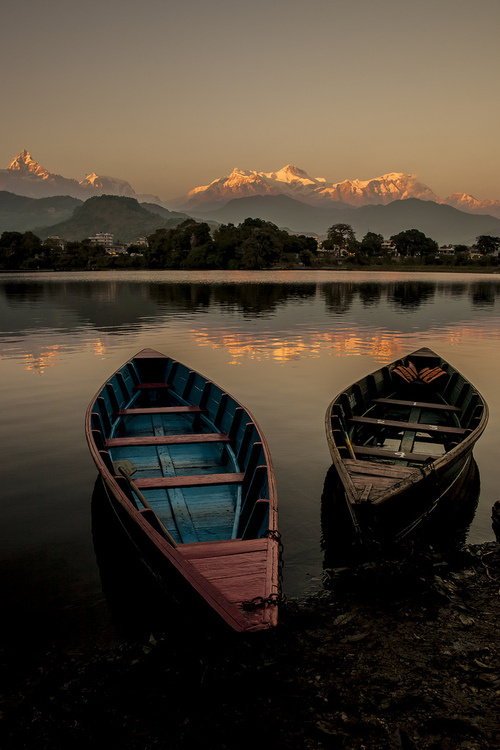
//> input picture 05图像轮廓与图像分割/1.jpg, 500 x 750 px
$ ./02轮廓特征   (built with g++ and OpenCV 4)
//> lines starting //> are read from the running program, lines starting //| are printed output that depends on the picture; after the words box and inside, x2 and y2 are one past the last pixel; in counts of white or black regions, pixels touching at a corner belong together
#include<iostream>
#include<opencv2/opencv.hpp>
using namespace std;
using namespace cv;
int main()
{
	Mat src, dst;

	//01灰度化
	src = imread("1.jpg",0);
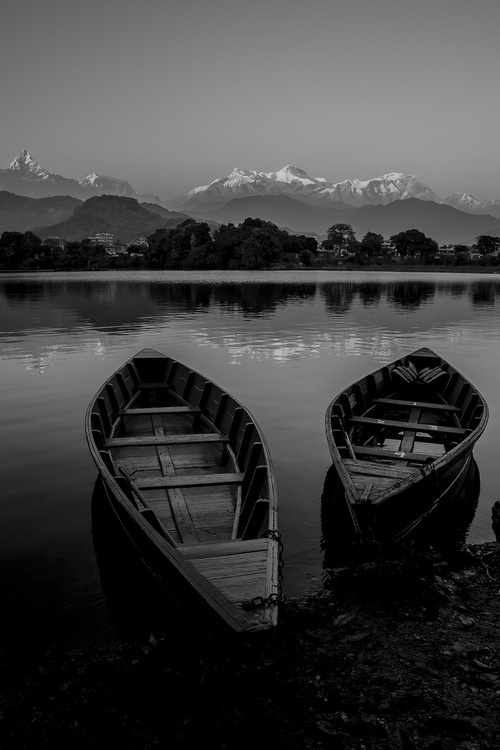
//> src: 750 rows x 500 cols, CV_8UC1; min 0, max 209, mean 64.1
	imshow("src",src);

	//02滤波
	blur(src, dst, Size(3, 3));
	//GaussianBlur(src, dst, Size(3, 3), 0);
	//dst = src.clone();
	imshow("dst1", dst);

	//03二值化


	Canny(dst, dst, 100, 200, 3);
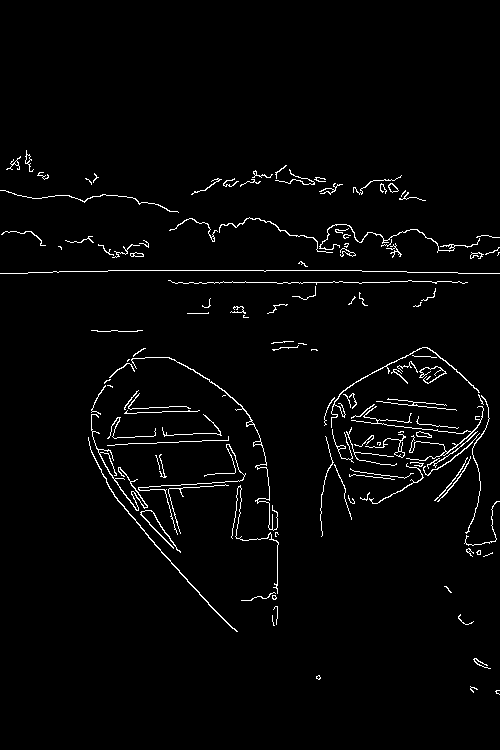
//> dst: 750 rows x 500 cols, CV_8UC1; 2.4% white in thin lines or dots, all inside (x1, y1, x2, y2) = (0, 150, 500, 695)
	imshow("dst2", dst);

	//04查找轮廓
	vector<vector<Point>> contours;
	vector<Vec4i> hierarchy;
	findContours(dst, contours,hierarchy, RETR_TREE, CHAIN_APPROX_SIMPLE, Point(0, 0));
//> contours = 149 contours, 117 with area under 20; largest, box (x1, y1, x2, y2) and area: (88, 437, 238, 632) 140, (131, 357, 278, 531) 121, (91, 414, 148, 511) 98, (331, 347, 480, 428) 96, (319, 224, 480, 253) 78

	//05计算矩
	vector<Moments> mu(contours.size());
//> mu = 149 items
	for (int i = 0; i < contours.size(); i++)
	{
		mu[i] = moments(contours[i], false);
	}
//> this loop made 149 passes

	//06计算中心矩
	vector<Point2f> mc(contours.size());
	for (int i = 0; i < contours.size(); i++)
	{
		mc[i] = Point2f(static_cast<float>(mu[i].m10 / mu[i].m00), static_cast<float>(mu[i].m01 / mu[i].m00));
	}
//> after the loop, mc = 149 Points (x, y), first 12: [496, 691.2], [472.9, 689.2], [318, 677.1], [318, 677], [477.8, 661.5], [273.3, 624.7], [461.5, 619], [276.7, 606.3], [273.8, 597], [273.8, 596.8], [261.9, 596.7], [448, 589]

	//07绘制轮廓
	Mat drawing=Mat::zeros(dst.size(),CV_8UC3);
	RNG rng(12345);
	for (int i = 0; i < contours.size(); i++)
	{
		Scalar color = Scalar(rng.uniform(0, 255), rng.uniform(0, 255), rng.uniform(0, 255));
		drawContours(drawing, contours, i, color,2,8,hierarchy,0,Point());
		circle(drawing, mc[i], 4, color, -1, 8, 0);
	}
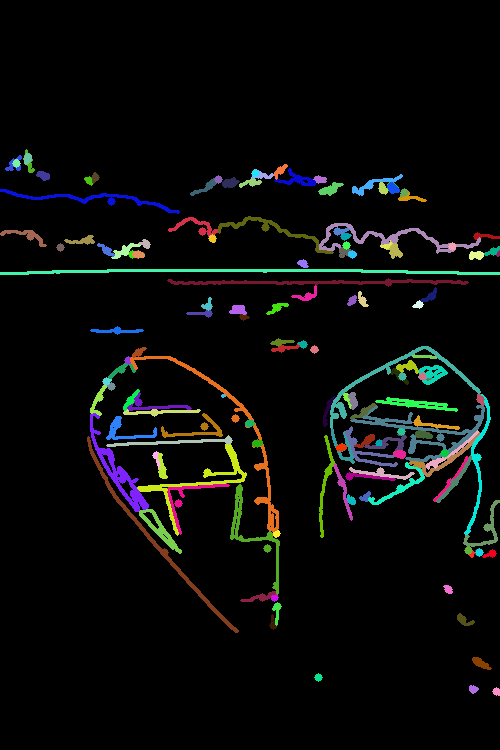
//> drawing: 750 rows x 500 cols, CV_8UC3; mean B, G, R 9.7, 10.7, 9.6
	imshow("dst", drawing);

	//08计算面积和长度
	for (int i = 0; i < contours.size(); i++)
	{
		cout << "m00：" << mu[i].m00 << endl;
		cout << "面积：" << contourArea(contours[i], false) << endl;
		cout << "长度:" << arcLength(contours[i], true);
		cout << endl<<endl;
	}
	waitKey(0);

	return 0;
}

$ run again, with 05图像轮廓与图像分割/2.jpg copied over 05图像轮廓与图像分割/1.jpg
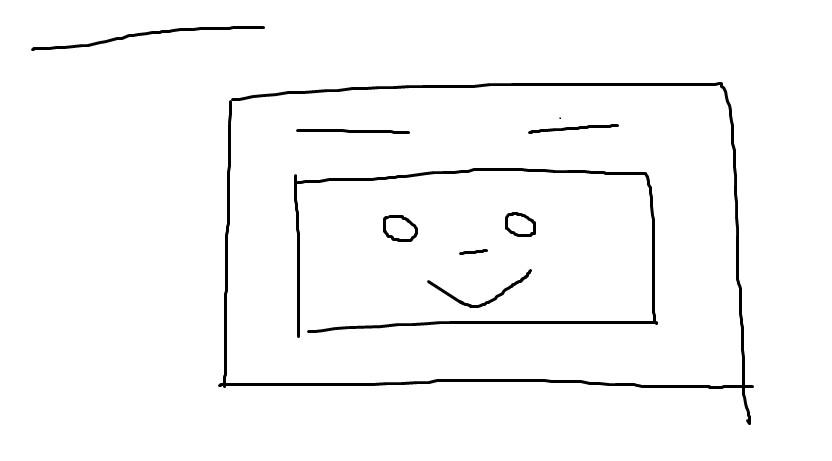
//> input picture 05图像轮廓与图像分割/2.jpg, 832 x 461 px
//> src is the input picture: 461 rows x 832 cols, CV_8UC1; min 0, max 255, mean 248.1
//> `Canny(dst, dst, 100, 200, 3);`:
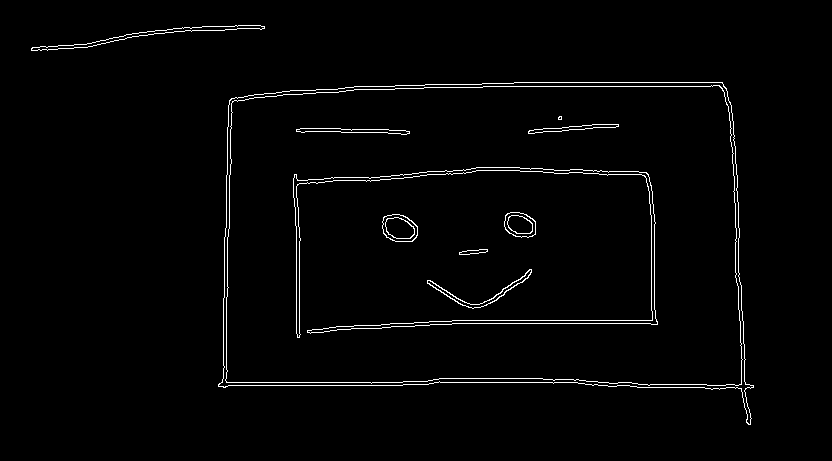
//> dst: 461 rows x 832 cols, CV_8UC1; 1.8% white in thin lines or dots, all inside (x1, y1, x2, y2) = (31, 25, 754, 425)
//> contours = 26 contours, 2 with area under 20; largest, box (x1, y1, x2, y2) and area: (218, 82, 754, 425) 153645, (218, 82, 754, 425) 153627, (225, 85, 743, 386) 148341, (225, 85, 743, 386) 148334, (293, 167, 658, 338) 3052
//> mu = 26 items
//> the loop `for (int i = 0; i < contours.size(); i++)` made 26 passes
//> after the loop `for (int i = 0; i < contours.size(); i++)`:
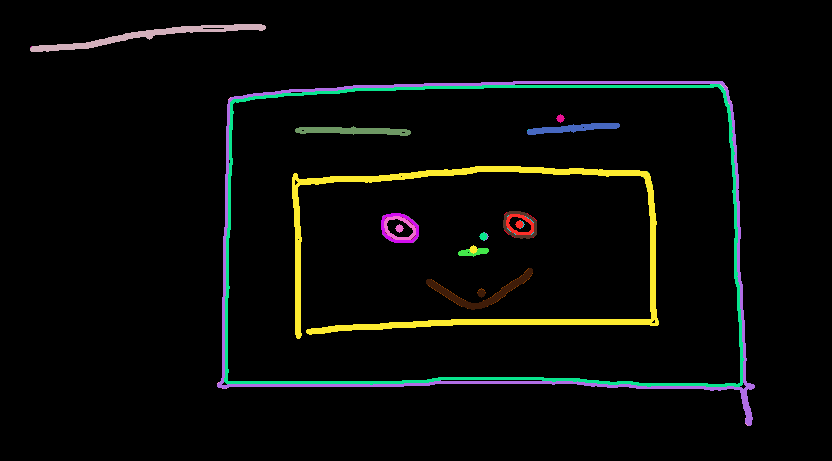
//> drawing: 461 rows x 832 cols, CV_8UC3; mean B, G, R 7.4, 9.8, 8.6

$ run again, with 05图像轮廓与图像分割/3.jpg copied over 05图像轮廓与图像分割/1.jpg
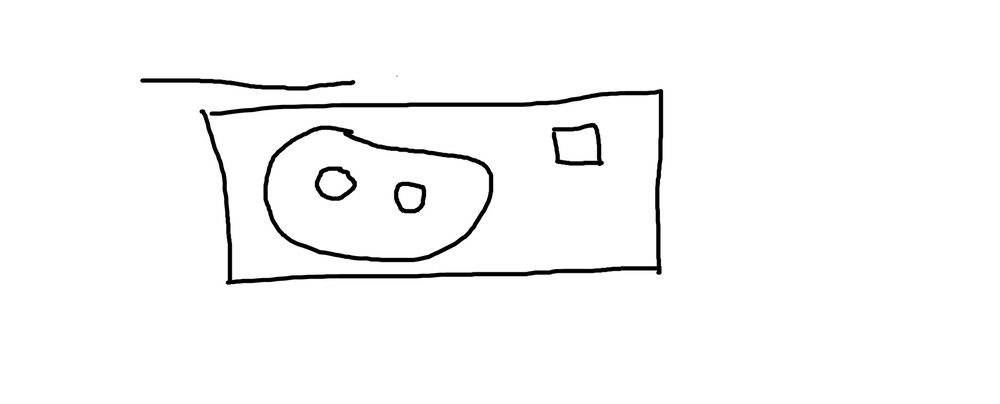
//> input picture 05图像轮廓与图像分割/3.jpg, 1000 x 404 px, shrunk from 1907 x 770 before the run
//> src is the input picture: 404 rows x 1000 cols, CV_8UC1; min 0, max 255, mean 248.6
//> `Canny(dst, dst, 100, 200, 3);`:
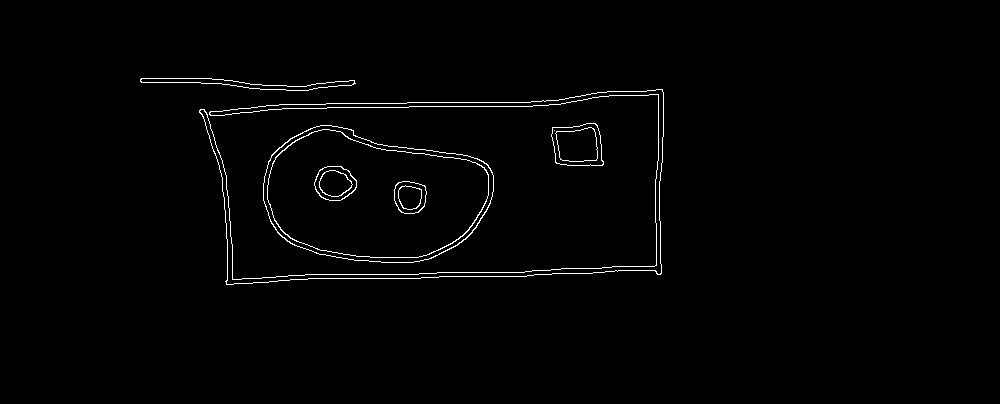
//> dst: 404 rows x 1000 cols, CV_8UC1; 1.2% white in thin lines or dots, all inside (x1, y1, x2, y2) = (140, 78, 664, 285)
//> contours = 21 contours, 1 with area under 20; largest, box (x1, y1, x2, y2) and area: (263, 125, 494, 263) 23826, (263, 125, 494, 263) 23717, (267, 129, 489, 258) 21291, (267, 129, 489, 258) 21185, (199, 89, 664, 285) 5214
//> mu = 21 items
//> the loop `for (int i = 0; i < contours.size(); i++)` made 21 passes
//> after the loop `for (int i = 0; i < contours.size(); i++)`:
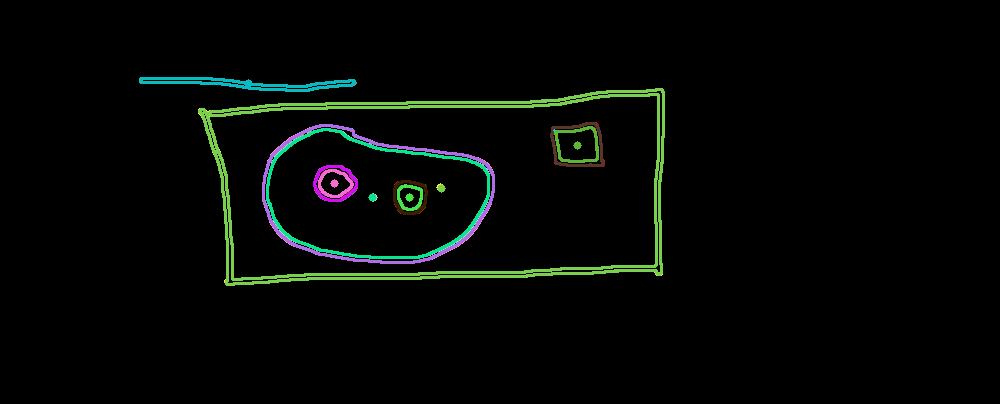
//> drawing: 404 rows x 1000 cols, CV_8UC3; mean B, G, R 4.7, 7, 4.2

$ run again, with 05图像轮廓与图像分割/4.jpg copied over 05图像轮廓与图像分割/1.jpg
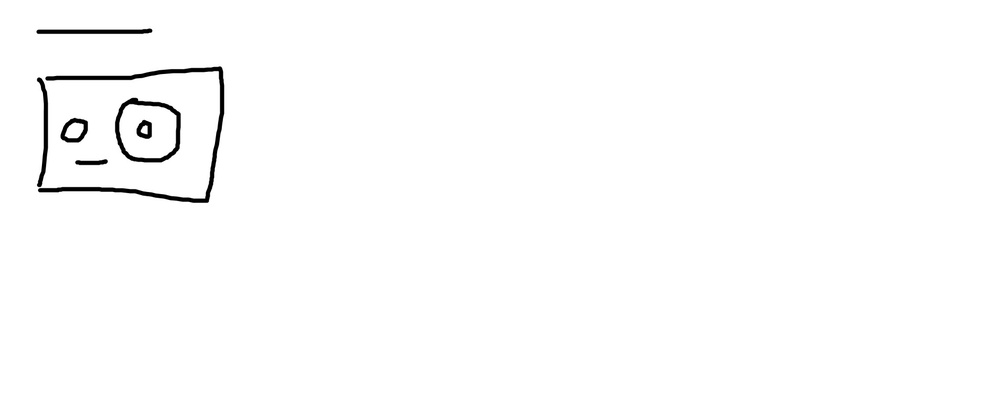
//> input picture 05图像轮廓与图像分割/4.jpg, 1000 x 404 px, shrunk from 1907 x 770 before the run
//> src is the input picture: 404 rows x 1000 cols, CV_8UC1; min 0, max 255, mean 252.2
//> `Canny(dst, dst, 100, 200, 3);`:
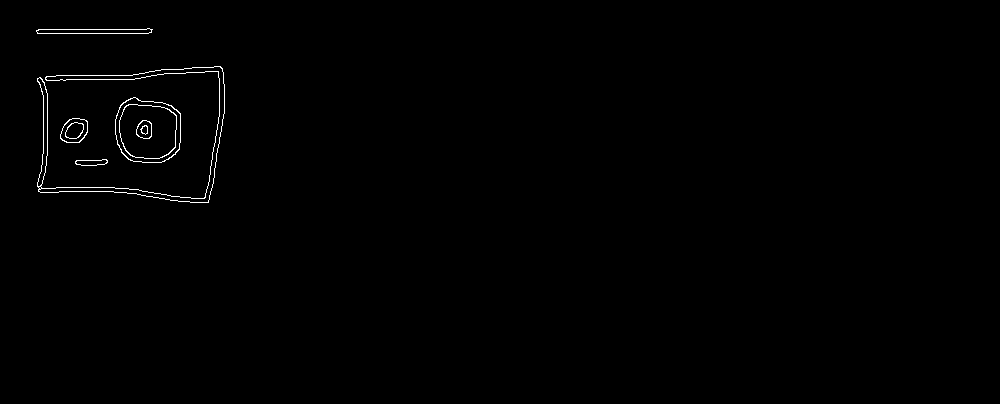
//> dst: 404 rows x 1000 cols, CV_8UC1; 0.54% white in thin lines or dots, all inside (x1, y1, x2, y2) = (36, 28, 225, 203)
//> contours = 20 contours, 1 with area under 20; largest, box (x1, y1, x2, y2) and area: (115, 97, 181, 163) 3538, (115, 97, 181, 163) 3495, (119, 104, 177, 159) 2658, (119, 104, 177, 159) 2626, (37, 66, 225, 203) 2483
//> mu = 20 items
//> the loop `for (int i = 0; i < contours.size(); i++)` made 20 passes
//> after the loop `for (int i = 0; i < contours.size(); i++)`:
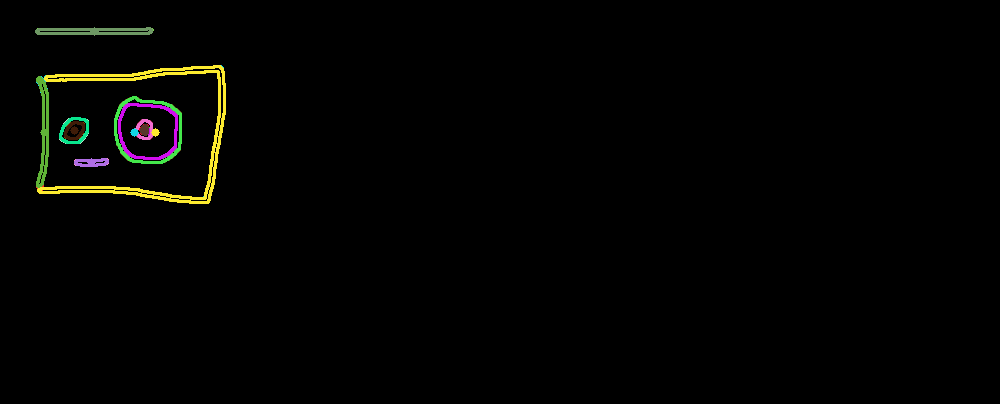
//> drawing: 404 rows x 1000 cols, CV_8UC3; mean B, G, R 1.5, 3.2, 3
